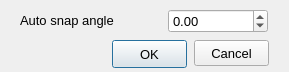
<?xml version="1.0" encoding="UTF-8"?>
<ui version="4.0">
 <class>Line_Dialog</class>
 <widget class="QDialog" name="Line_Dialog">
  <property name="geometry">
   <rect>
    <x>0</x>
    <y>0</y>
    <width>289</width>
    <height>72</height>
   </rect>
  </property>
  <property name="font">
   <font>
    <pointsize>10</pointsize>
   </font>
  </property>
  <property name="windowTitle">
   <string>Line options</string>
  </property>
  <widget class="QPushButton" name="_2">
   <property name="geometry">
    <rect>
     <x>194</x>
     <y>40</y>
     <width>75</width>
     <height>26</height>
    </rect>
   </property>
   <property name="text">
    <string>Cancel</string>
   </property>
   <property name="autoDefault">
    <bool>false</bool>
   </property>
  </widget>
  <widget class="QPushButton" name="_1">
   <property name="geometry">
    <rect>
     <x>112</x>
     <y>40</y>
     <width>75</width>
     <height>28</height>
    </rect>
   </property>
   <property name="text">
    <string>OK</string>
   </property>
   <property name="default">
    <bool>true</bool>
   </property>
  </widget>
  <widget class="QLabel" name="label_9">
   <property name="geometry">
    <rect>
     <x>20</x>
     <y>10</y>
     <width>139</width>
     <height>21</height>
    </rect>
   </property>
   <property name="text">
    <string>Auto snap angle</string>
   </property>
  </widget>
  <widget class="RCDoubleSpinBox" name="_100">
   <property name="geometry">
    <rect>
     <x>168</x>
     <y>9</y>
     <width>100</width>
     <height>24</height>
    </rect>
   </property>
   <property name="accelerated">
    <bool>true</bool>
   </property>
   <property name="minimum">
    <double>-360.000000000000000</double>
   </property>
   <property name="maximum">
    <double>360.000000000000000</double>
   </property>
  </widget>
 </widget>
 <customwidgets>
  <customwidget>
   <class>RCDoubleSpinBox</class>
   <extends>QDoubleSpinBox</extends>
   <header>../RealCADQt/source/rcdoublespinbox.h</header>
  </customwidget>
 </customwidgets>
 <resources/>
 <connections/>
</ui>
